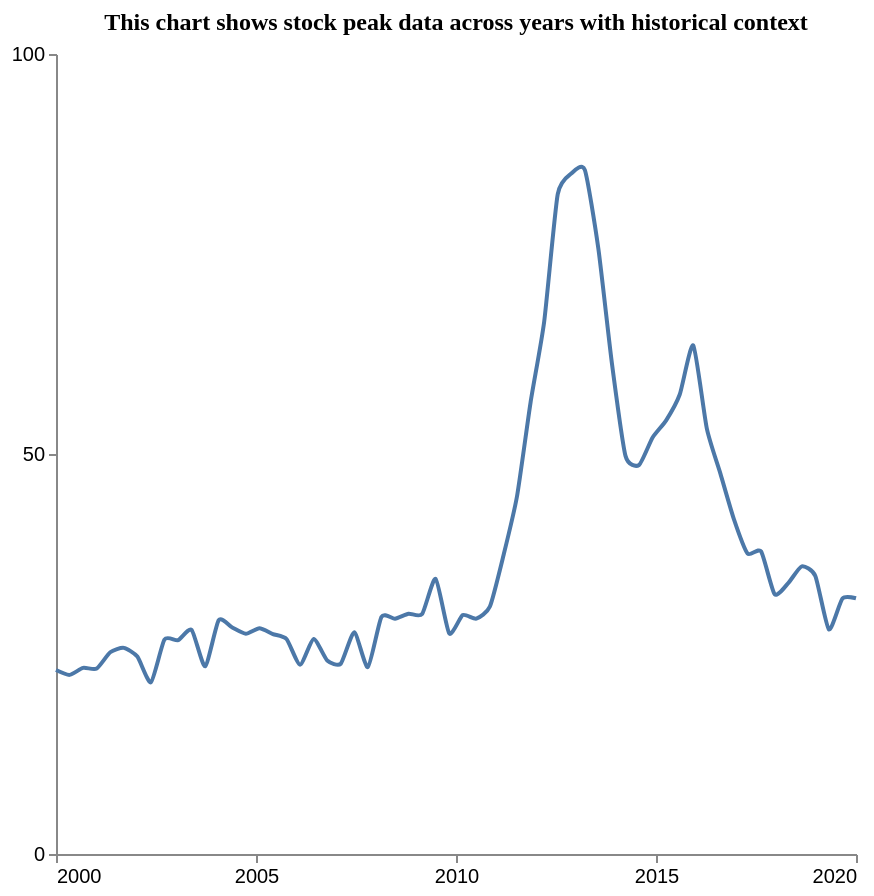

The specification (Vega-Lite) saved for this image:
### Vega-Lite specification from a JSON file in a GitHub repository (floating-point values rounded to 4 significant figures)
{"$schema": "https://vega.github.io/schema/vega-lite/v5.json", "description": "Pattern: Peak", "data": {"values": [{"X": 2000.0, "Y": 23.0}, {"X": 2000.0, "Y": 22.39}, {"X": 2001.0, "Y": 23.26}, {"X": 2001.0, "Y": 23.18}, {"X": 2001.0, "Y": 25.22}, {"X": 2002.0, "Y": 25.77}, {"X": 2002.0, "Y": 24.68}, {"X": 2002.0, "Y": 21.47}, {"X": 2003.0, "Y": 26.81}, {"X": 2003.0, "Y": 26.72}, {"X": 2003.0, "Y": 28.02}, {"X": 2004.0, "Y": 23.47}, {"X": 2004.0, "Y": 29.24}, {"X": 2004.0, "Y": 28.31}, {"X": 2005.0, "Y": 27.53}, {"X": 2005.0, "Y": 28.21}, {"X": 2005.0, "Y": 27.49}, {"X": 2006.0, "Y": 26.87}, {"X": 2006.0, "Y": 23.66}, {"X": 2006.0, "Y": 26.87}, {"X": 2007.0, "Y": 24.2}, {"X": 2007.0, "Y": 23.78}, {"X": 2007.0, "Y": 27.72}, {"X": 2008.0, "Y": 23.36}, {"X": 2008.0, "Y": 29.63}, {"X": 2008.0, "Y": 29.42}, {"X": 2009.0, "Y": 30.04}, {"X": 2009.0, "Y": 29.99}, {"X": 2009.0, "Y": 34.4}, {"X": 2010.0, "Y": 27.58}, {"X": 2010.0, "Y": 29.86}, {"X": 2011.0, "Y": 29.41}, {"X": 2011.0, "Y": 30.94}, {"X": 2011.0, "Y": 37.31}, {"X": 2012.0, "Y": 44.72}, {"X": 2012.0, "Y": 56.46}, {"X": 2012.0, "Y": 66.5}, {"X": 2013.0, "Y": 82.45}, {"X": 2013.0, "Y": 85.05}, {"X": 2013.0, "Y": 85.52}, {"X": 2014.0, "Y": 75.65}, {"X": 2014.0, "Y": 61.31}, {"X": 2014.0, "Y": 49.77}, {"X": 2015.0, "Y": 48.63}, {"X": 2015.0, "Y": 52.06}, {"X": 2015.0, "Y": 54.21}, {"X": 2016.0, "Y": 57.43}, {"X": 2016.0, "Y": 63.56}, {"X": 2016.0, "Y": 53.16}, {"X": 2017.0, "Y": 47.55}, {"X": 2017.0, "Y": 41.83}, {"X": 2017.0, "Y": 37.57}, {"X": 2018.0, "Y": 37.82}, {"X": 2018.0, "Y": 32.47}, {"X": 2018.0, "Y": 33.86}, {"X": 2019.0, "Y": 35.95}, {"X": 2019.0, "Y": 34.76}, {"X": 2019.0, "Y": 28.07}, {"X": 2020.0, "Y": 31.93}, {"X": 2020.0, "Y": 31.96}]}, "mark": {"type": "line", "interpolate": "cardinal", "tension": 0.4}, "encoding": {"x": {"field": "X", "type": "quantitative", "title": "", "axis": {"grid": false, "format": "d", "values": [2000, 2005, 2010, 2015, 2020], "tickSize": 4}, "scale": {"domain": [2000, 2020]}}, "y": {"field": "Y", "type": "quantitative", "title": "", "axis": {"grid": false, "format": "d", "values": [0, 50, 100], "tickSize": 4, "tickOpacity": 1}, "scale": {"domain": [0, 100]}}}, "title": {"text": "This chart shows stock peak data across years with historical context", "anchor": "middle", "font": "Tahoma", "fontSize": 12}, "config": {"lineBreak": "^", "view": {"stroke": null}}, "height": 400, "width": 400, "autosize": "pad"}
